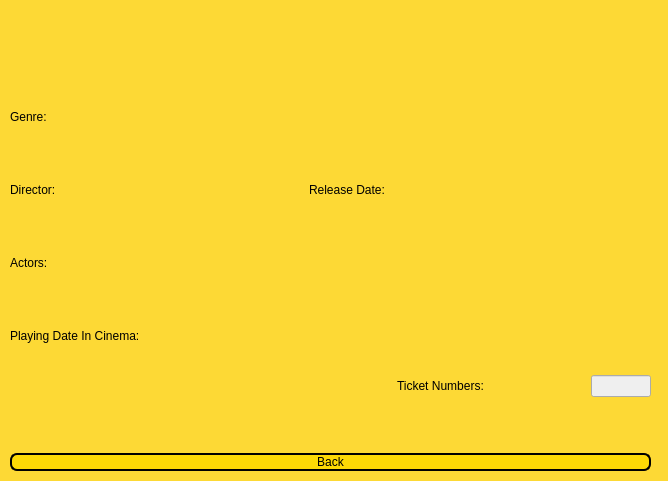
<?xml version="1.0" encoding="UTF-8"?>
<ui version="4.0">
 <class>ShowDataWindow</class>
 <widget class="QMainWindow" name="ShowDataWindow">
  <property name="geometry">
   <rect>
    <x>0</x>
    <y>0</y>
    <width>668</width>
    <height>481</height>
   </rect>
  </property>
  <property name="windowTitle">
   <string>MainWindow</string>
  </property>
  <widget class="QWidget" name="centralwidget">
   <property name="styleSheet">
    <string notr="true">#centralwidget
{
	background-color: #FDD935;
}

QLabel
{
font: 17pt &quot;Cooper Black&quot;;
}

QPushButton
{
	font: 15pt &quot;Cooper Black&quot;;
	background-color: #FDD905 ;
	border-Radius: 7px;
	border: 2px solid  black;
}

QPushButton:hover{
color: #FDD905;
	background-color: rgb(0, 0, 0);
}
QLineEdit
{
	font: 19pt &quot;MV Boli&quot;;
}</string>
   </property>
   <widget class="QWidget" name="verticalLayoutWidget">
    <property name="geometry">
     <rect>
      <x>10</x>
      <y>10</y>
      <width>641</width>
      <height>461</height>
     </rect>
    </property>
    <layout class="QVBoxLayout" name="verticalLayout">
     <item>
      <widget class="QLabel" name="Name_label">
       <property name="styleSheet">
        <string notr="true">font: 30pt &quot;Cooper Black&quot;;
color: rgb(255, 72, 17);</string>
       </property>
       <property name="text">
        <string/>
       </property>
       <property name="alignment">
        <set>Qt::AlignCenter</set>
       </property>
      </widget>
     </item>
     <item>
      <layout class="QHBoxLayout" name="horizontalLayout">
       <property name="topMargin">
        <number>0</number>
       </property>
       <item>
        <widget class="QLabel" name="label_2">
         <property name="sizePolicy">
          <sizepolicy hsizetype="Preferred" vsizetype="Preferred">
           <horstretch>0</horstretch>
           <verstretch>0</verstretch>
          </sizepolicy>
         </property>
         <property name="maximumSize">
          <size>
           <width>160</width>
           <height>16777215</height>
          </size>
         </property>
         <property name="text">
          <string>Genre:</string>
         </property>
        </widget>
       </item>
       <item>
        <widget class="QLabel" name="Genre_label">
         <property name="styleSheet">
          <string notr="true">font: 22pt &quot;MV Boli&quot;;</string>
         </property>
         <property name="text">
          <string/>
         </property>
        </widget>
       </item>
      </layout>
     </item>
     <item>
      <layout class="QHBoxLayout" name="horizontalLayout_2">
       <property name="topMargin">
        <number>0</number>
       </property>
       <item>
        <widget class="QLabel" name="label_4">
         <property name="minimumSize">
          <size>
           <width>110</width>
           <height>0</height>
          </size>
         </property>
         <property name="maximumSize">
          <size>
           <width>110</width>
           <height>16777215</height>
          </size>
         </property>
         <property name="text">
          <string>Director:</string>
         </property>
        </widget>
       </item>
       <item>
        <widget class="QLabel" name="Director_label">
         <property name="styleSheet">
          <string notr="true">font: 22pt &quot;MV Boli&quot;;
</string>
         </property>
         <property name="text">
          <string/>
         </property>
        </widget>
       </item>
       <item>
        <widget class="QLabel" name="label_5">
         <property name="minimumSize">
          <size>
           <width>160</width>
           <height>0</height>
          </size>
         </property>
         <property name="maximumSize">
          <size>
           <width>160</width>
           <height>16777215</height>
          </size>
         </property>
         <property name="text">
          <string>Release Date:</string>
         </property>
        </widget>
       </item>
       <item>
        <widget class="QLabel" name="RDate_label">
         <property name="styleSheet">
          <string notr="true">font: 22pt &quot;MV Boli&quot;;</string>
         </property>
         <property name="text">
          <string/>
         </property>
        </widget>
       </item>
      </layout>
     </item>
     <item>
      <layout class="QHBoxLayout" name="horizontalLayout_3">
       <property name="topMargin">
        <number>0</number>
       </property>
       <item>
        <widget class="QLabel" name="label_6">
         <property name="minimumSize">
          <size>
           <width>110</width>
           <height>0</height>
          </size>
         </property>
         <property name="maximumSize">
          <size>
           <width>125</width>
           <height>16777215</height>
          </size>
         </property>
         <property name="text">
          <string>Actors:</string>
         </property>
        </widget>
       </item>
       <item>
        <widget class="QLabel" name="Actors_label">
         <property name="styleSheet">
          <string notr="true">font: 22pt &quot;MV Boli&quot;;</string>
         </property>
         <property name="text">
          <string/>
         </property>
        </widget>
       </item>
      </layout>
     </item>
     <item>
      <widget class="QLabel" name="label_9">
       <property name="text">
        <string>Playing Date In Cinema:</string>
       </property>
      </widget>
     </item>
     <item>
      <layout class="QHBoxLayout" name="horizontalLayout_4">
       <property name="topMargin">
        <number>0</number>
       </property>
       <item>
        <widget class="QLabel" name="Day_label">
         <property name="styleSheet">
          <string notr="true">font: 22pt &quot;MV Boli&quot;;</string>
         </property>
         <property name="text">
          <string/>
         </property>
        </widget>
       </item>
       <item>
        <widget class="QLabel" name="Time_label">
         <property name="styleSheet">
          <string notr="true">font: 22pt &quot;MV Boli&quot;;</string>
         </property>
         <property name="text">
          <string/>
         </property>
        </widget>
       </item>
       <item>
        <widget class="QLabel" name="label_10">
         <property name="text">
          <string>Ticket Numbers:</string>
         </property>
        </widget>
       </item>
       <item>
        <widget class="QLineEdit" name="TicketEntry">
         <property name="enabled">
          <bool>false</bool>
         </property>
         <property name="maximumSize">
          <size>
           <width>60</width>
           <height>16777215</height>
          </size>
         </property>
         <property name="text">
          <string/>
         </property>
        </widget>
       </item>
      </layout>
     </item>
     <item>
      <spacer name="verticalSpacer">
       <property name="orientation">
        <enum>Qt::Vertical</enum>
       </property>
       <property name="sizeType">
        <enum>QSizePolicy::Fixed</enum>
       </property>
       <property name="sizeHint" stdset="0">
        <size>
         <width>20</width>
         <height>40</height>
        </size>
       </property>
      </spacer>
     </item>
     <item>
      <layout class="QHBoxLayout" name="horizontalLayout_5">
       <property name="topMargin">
        <number>10</number>
       </property>
       <item>
        <widget class="QPushButton" name="BackButton">
         <property name="text">
          <string>Back</string>
         </property>
        </widget>
       </item>
      </layout>
     </item>
    </layout>
   </widget>
  </widget>
 </widget>
 <resources/>
 <connections/>
</ui>
